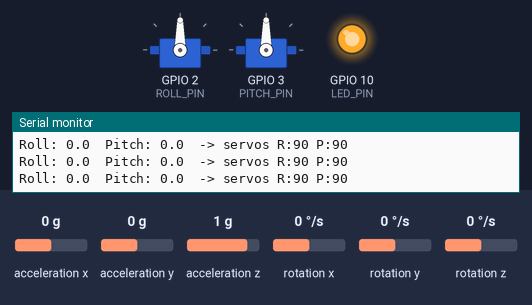
This sketch was run on a simulated ESP32-S3. Parts: 2 × servo, output pins drawn as LEDs (lit = HIGH), the last lines printed to the serial monitor. Wiring (inferred from the names in the program): MPU-6050 motion sensor at I2C address 0x68. The test bench sets the inputs (shaded band); at power-on: acceleration x 0 g, acceleration z 1 g, acceleration y 0 g, rotation x 0 °/s, rotation y 0 °/s, rotation z 0 °/s.

Above: at 5.1 s.
5.2 s: acceleration x set to -1.4 g
At 7.8 s:
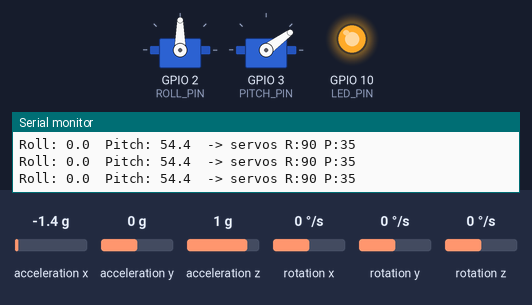
8.2 s: acceleration z set to -1.4 g
At 10.0 s:
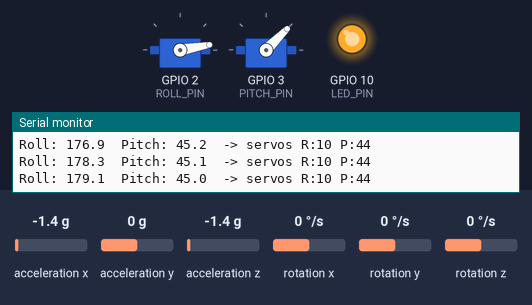
11.2 s: acceleration y set to -0.2 g
At 12.0 s:
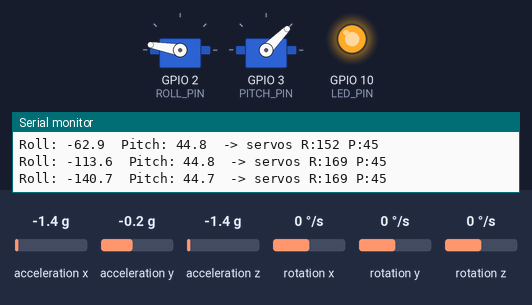
13.1 s: acceleration y set to 0.8 g
At 13.52 s:
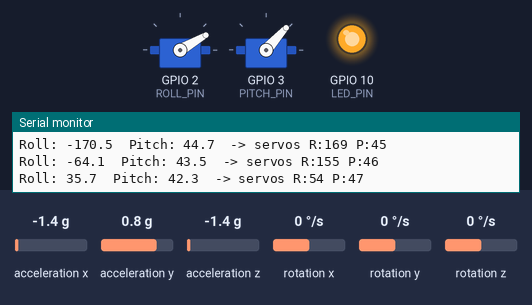
15.0 s: acceleration z set to 0.8 g
At 17.7 s:
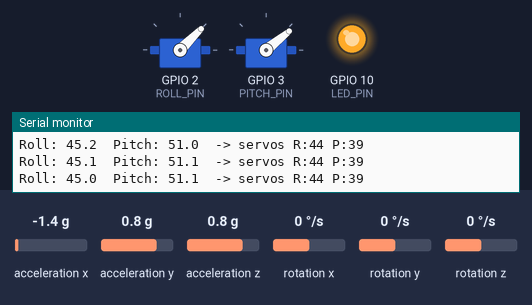
18.0 s: rotation x set to -192 °/s
At 19.9 s:
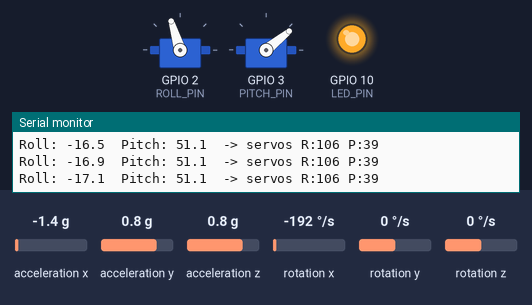
Timing chart, 0 to 21.4 s (numbered marks = the images above; inputs shaded):
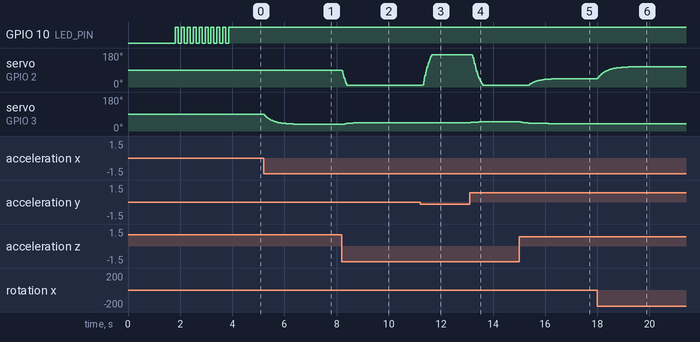

The sketch:

FILE.ino
```cpp
#include <Wire.h>
#include <ESP32Servo.h>

// ---------- Pins ----------
const int SDA_PIN   = 6;
const int SCL_PIN   = 7;
const int ROLL_PIN  = 2;    // lower servo (shaft along handle)
const int PITCH_PIN = 3;    // upper servo (shaft sideways)
const int LED_PIN   = 10;

// ---------- Tuning (change these while testing) ----------
const int   ROLL_DIR   = 1;      // flip to -1 if roll compensates the wrong way
const int   PITCH_DIR  = 1;      // flip to -1 if pitch compensates the wrong way
const float ROLL_TRIM  = 0;      // degrees, fine-tune "level" position
const float PITCH_TRIM = 0;
const float ALPHA      = 0.98;   // gyro trust (0.95-0.99). Higher = smoother, slower drift correction
const float MAX_TILT   = 80;     // max servo travel from center, degrees
const float DEADBAND   = 0.2;    // ignore changes smaller than this (reduces jitter)
const float SMOOTHING  = 0.8;    // 0-1, output filter. Lower = smoother but laggier
const bool  DEBUG      = true;   // print angles to Serial

// ---------- Servo pulse range ----------
const int PULSE_MIN = 500;       // microseconds at 0 deg
const int PULSE_MAX = 2400;      // microseconds at 180 deg

// ---------- MPU6050 ----------
const uint8_t MPU_ADDR = 0x68;
const float ACCEL_SCALE = 16384.0;  // +-2g
const float GYRO_SCALE  = 65.5;     // +-500 deg/s

Servo rollServo, pitchServo;

float gxBias = 0, gyBias = 0;
float rollAngle = 0, pitchAngle = 0;
float rollOut = 90, pitchOut = 90;
unsigned long lastMicros = 0;
unsigned long lastPrint = 0;

void writeReg(uint8_t reg, uint8_t val) {
  Wire.beginTransmission(MPU_ADDR);
  Wire.write(reg);
  Wire.write(val);
  Wire.endTransmission();
}

bool readMPU(float &ax, float &ay, float &az, float &gx, float &gy) {
  Wire.beginTransmission(MPU_ADDR);
  Wire.write(0x3B);
  if (Wire.endTransmission(false) != 0) return false;
  if (Wire.requestFrom((int)MPU_ADDR, 14) != 14) return false;

  int16_t rax = (Wire.read() << 8) | Wire.read();
  int16_t ray = (Wire.read() << 8) | Wire.read();
  int16_t raz = (Wire.read() << 8) | Wire.read();
  Wire.read(); Wire.read();  // skip temperature
  int16_t rgx = (Wire.read() << 8) | Wire.read();
  int16_t rgy = (Wire.read() << 8) | Wire.read();
  Wire.read(); Wire.read();  // skip gyro Z

  ax = rax / ACCEL_SCALE;
  ay = ray / ACCEL_SCALE;
  az = raz / ACCEL_SCALE;
  gx = rgx / GYRO_SCALE;
  gy = rgy / GYRO_SCALE;
  return true;
}

void writeServoAngle(Servo &s, float angle) {
  angle = constrain(angle, 0, 180);
  int us = PULSE_MIN + (int)(angle / 180.0 * (PULSE_MAX - PULSE_MIN));
  s.writeMicroseconds(us);
}

void errorBlink() {
  while (true) {
    digitalWrite(LED_PIN, !digitalRead(LED_PIN));
    delay(100);
  }
}

void calibrateGyro() {
  Serial.println("Calibrating gyro - hold the handle still...");
  const int N = 500;
  float sx = 0, sy = 0;
  float ax, ay, az, gx, gy;
  for (int i = 0; i < N; i++) {
    if (readMPU(ax, ay, az, gx, gy)) {
      sx += gx;
      sy += gy;
    }
    digitalWrite(LED_PIN, (i / 25) % 2);  // blink while calibrating
    delay(3);
  }
  gxBias = sx / N;
  gyBias = sy / N;
  digitalWrite(LED_PIN, LOW);
  Serial.print("Gyro bias X: "); Serial.print(gxBias);
  Serial.print("  Y: "); Serial.println(gyBias);
}

void setup() {
  Serial.begin(115200);
  pinMode(LED_PIN, OUTPUT);

  // Servos: center first so the spoon starts level
  rollServo.setPeriodHertz(50);
  pitchServo.setPeriodHertz(50);
  rollServo.attach(ROLL_PIN, PULSE_MIN, PULSE_MAX);
  pitchServo.attach(PITCH_PIN, PULSE_MIN, PULSE_MAX);
  writeServoAngle(rollServo, 90);
  writeServoAngle(pitchServo, 90);

  // MPU6050
  Wire.begin(SDA_PIN, SCL_PIN);
  Wire.setClock(400000);

  Wire.beginTransmission(MPU_ADDR);
  if (Wire.endTransmission() != 0) {
    Serial.println("MPU6050 NOT FOUND - check SDA/SCL/power/AD0");
    errorBlink();
  }

  writeReg(0x6B, 0x00);  // wake up
  delay(100);
  writeReg(0x1A, 0x03);  // low-pass filter ~44 Hz (tremor is 4-12 Hz)
  writeReg(0x1B, 0x08);  // gyro +-500 deg/s
  writeReg(0x1C, 0x00);  // accel +-2g
  delay(100);

  delay(1500);           // let you settle the handle
  calibrateGyro();

  // Initial angles from accelerometer
  float ax, ay, az, gx, gy;
  if (readMPU(ax, ay, az, gx, gy)) {
    rollAngle  = atan2(ay, az) * RAD_TO_DEG;
    pitchAngle = atan2(-ax, sqrt(ay * ay + az * az)) * RAD_TO_DEG;
  }

  lastMicros = micros();
  digitalWrite(LED_PIN, HIGH);  // LED on = stabilizing active
  Serial.println("Stabilizing...");
}

void loop() {
  float ax, ay, az, gx, gy;
  if (!readMPU(ax, ay, az, gx, gy)) return;

  unsigned long now = micros();
  float dt = (now - lastMicros) / 1000000.0;
  lastMicros = now;
  if (dt <= 0 || dt > 0.1) return;  // skip bad timing

  gx -= gxBias;
  gy -= gyBias;

  // Angles from accelerometer (gravity direction)
  float accRoll  = atan2(ay, az) * RAD_TO_DEG;
  float accPitch = atan2(-ax, sqrt(ay * ay + az * az)) * RAD_TO_DEG;

  // Complementary filter: gyro for fast motion, accel to stop drift
  rollAngle  = ALPHA * (rollAngle  + gx * dt) + (1.0 - ALPHA) * accRoll;
  pitchAngle = ALPHA * (pitchAngle + gy * dt) + (1.0 - ALPHA) * accPitch;

  // Counter-rotate servos to keep spoon level
  float rollCmd  = -ROLL_DIR  * (rollAngle  + ROLL_TRIM);
  float pitchCmd = -PITCH_DIR * (pitchAngle + PITCH_TRIM);

  rollCmd  = constrain(rollCmd,  -MAX_TILT, MAX_TILT);
  pitchCmd = constrain(pitchCmd, -MAX_TILT, MAX_TILT);

  float rollTarget  = 90 + rollCmd;
  float pitchTarget = 90 + pitchCmd;

  // Smooth output and apply deadband
  float newRoll  = rollOut  + SMOOTHING * (rollTarget  - rollOut);
  float newPitch = pitchOut + SMOOTHING * (pitchTarget - pitchOut);

  if (fabs(newRoll - rollOut) > DEADBAND) {
    rollOut = newRoll;
    writeServoAngle(rollServo, rollOut);
  }
  if (fabs(newPitch - pitchOut) > DEADBAND) {
    pitchOut = newPitch;
    writeServoAngle(pitchServo, pitchOut);
  }

  if (DEBUG && millis() - lastPrint > 200) {
    lastPrint = millis();
    Serial.print("Roll: "); Serial.print(rollAngle, 1);
    Serial.print("  Pitch: "); Serial.print(pitchAngle, 1);
    Serial.print("  -> servos R:"); Serial.print((int)rollOut);
    Serial.print(" P:"); Serial.println((int)pitchOut);
  }

  delay(5);  // ~150-200 Hz loop
}
```

Measured:
- the behaviour switches between 0 and -0.1 g on acceleration y (found by bisection; images 2 and 3)
- after the input at 5.2 s, servo on GPIO 3 (PITCH_PIN): moves from 90° to 36° over 1.3 s, starting at once
- after the input at 8.2 s, servo on GPIO 2 (ROLL_PIN): moves from 90° to 10° over 0.19 s, starting at once; servo on GPIO 3 (PITCH_PIN): moves from 36° to 45° over 1.1 s, starting after 0.06 s
- after the input at 11.2 s, servo on GPIO 2 (ROLL_PIN): moves from 10° to 170° over 0.33 s, starting after 0.11 s
- after the input at 13.1 s, servo on GPIO 2 (ROLL_PIN): moves from 170° to 10° over 0.39 s, starting after 0.11 s; servo on GPIO 3 (PITCH_PIN): 45° → 46° at once, → 47° 0.11 s later, → 48° 0.21 s later, → 49° 0.32 s later
- after the input at 15.0 s, servo on GPIO 2 (ROLL_PIN): moves from 10° to 45° over 1.5 s, starting after 0.38 s; servo on GPIO 3 (PITCH_PIN): moves from 49° to 39° over 1.1 s, starting at once
- after the input at 18.0 s, servo on GPIO 2 (ROLL_PIN): moves from 45° to 107° over 1.5 s, starting at once
